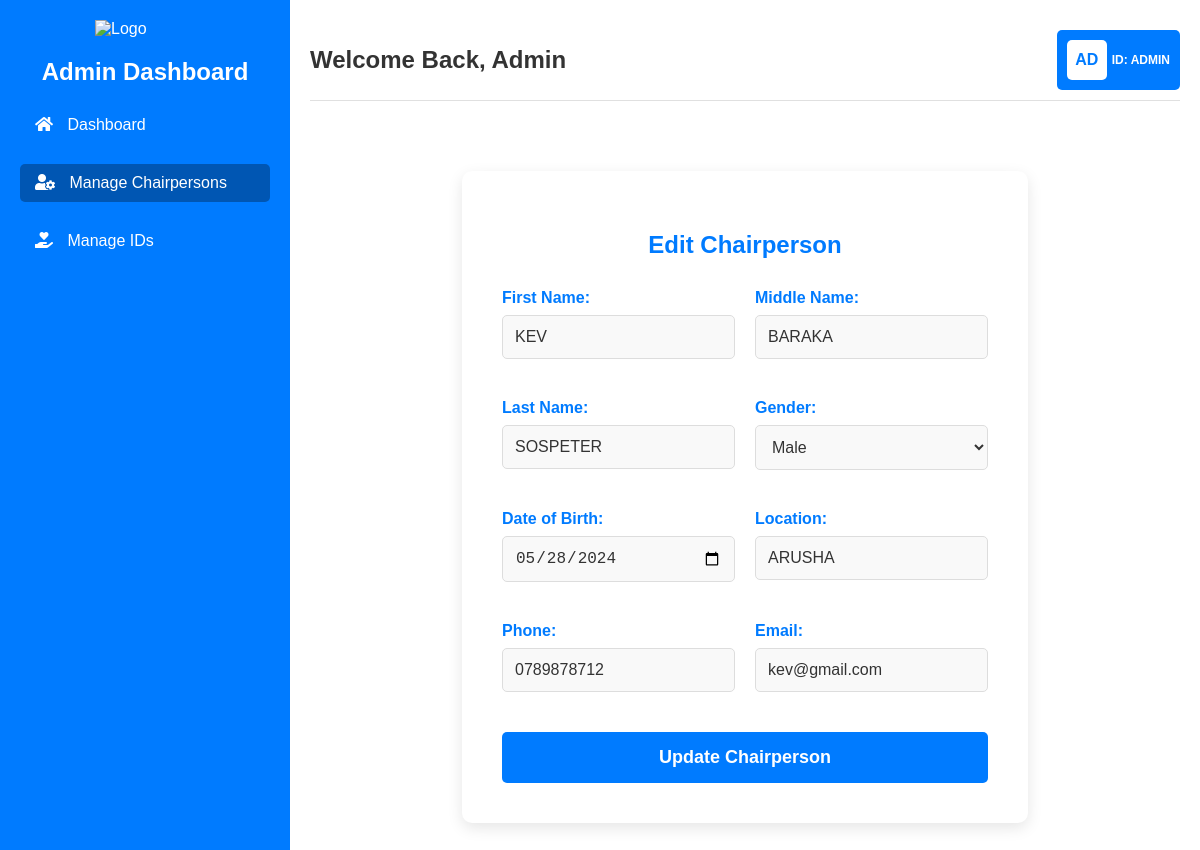
The page /edit-chairperson.php?idkey=ARU01 on the database its author committed.
### tables this page shows
CREATE TABLE `chairperson` (
  `chairperson_id` int(11) NOT NULL,
  `fname` varchar(45) NOT NULL,
  `mname` varchar(45) NOT NULL,
  `lname` varchar(45) NOT NULL,
  `gender` enum('male','female') NOT NULL,
  `dob` date NOT NULL,
  `location` varchar(45) NOT NULL,
  `phone` varchar(45) NOT NULL,
  `email` varchar(45) NOT NULL,
  `password` varchar(45) NOT NULL,
  `idkey` varchar(45) NOT NULL
);

### edit-chairperson.php (the view, shortened to what this page needs)
<?php
$conn = mysqli_connect("localhost", "root", "", "dmess");
if (isset($_GET['idkey'])) {
    $idkey = $_GET['idkey'];
    $chairpersonQuery = "SELECT * FROM chairperson WHERE idkey = '$idkey'";
    $chairpersonResult = mysqli_query($conn, $chairpersonQuery);
    $chairperson = mysqli_fetch_assoc($chairpersonResult);
}
?>
<!DOCTYPE html>
<html lang="en">
<head>
    <link rel="stylesheet" href="css/dashboard.css">
    <link rel="stylesheet" href="css/edit-chairperson.css">
    <link rel="stylesheet" href="https://cdnjs.cloudflare.com/ajax/libs/font-awesome/5.15.3/css/all.min.css">
</head>
<body>
</head>
<body>
<div class="container">
    <div class="sidebar">
        <div class="logo">
            <img src="pictures/wheelchair.png" alt="Logo">
        </div>
        <h2>Admin Dashboard</h2>
        <ul>
            <li><a href="admin.php"><i class="fas fa-home"></i> Dashboard</a></li>
            <li><a href="manage-chairperson.php" class="active"><i class="fas fa-user-cog"></i> Manage Chairpersons</a></li>
            <li><a href="manage-idkeys.php"><i class="fas fa-hand-holding-heart"></i> Manage IDs</a></li>
        </ul>
    </div>
    <div class="content">
        <div class="top-header">
            <div class="welcome-message">
                <h1>Welcome Back, <strong>Admin</strong></h1>
            </div>
            <div class="profile">
                <div class="profile-rectangle">
                    <div class="profile-initials">
                        AD
                    </div>
                    <div class="profile-info">
                        <p>ID: ADMIN</span></p>
                    </div>
                </div>
            </div>
        </div>
        <div class="form-container">
            <h2>Edit Chairperson</h2>
            <form action="edit-chairperson.php" method="post">
                <div class="form-grid">
                    <div class="form-group">
                        <label for="fname">First Name:</label>
                        <input type="text" id="fname" name="fname" value="<?php echo htmlspecialchars($chairperson['fname']); ?>" required>
                    </div>
                    <div class="form-group">
                        <label for="mname">Middle Name:</label>
                        <input type="text" id="mname" name="mname" value="<?php echo htmlspecialchars($chairperson['mname']); ?>" required>
                    </div>
                    <div class="form-group">
                        <label for="lname">Last Name:</label>
                        <input type="text" id="lname" name="lname" value="<?php echo htmlspecialchars($chairperson['lname']); ?>" required>
                    </div>
                    <div class="form-group">
                        <label for="gender">Gender:</label>
                        <select id="gender" name="gender" required>
                            <option value="male" <?php echo $chairperson['gender'] == 'male' ? 'selected' : ''; ?>>Male</option>
                        </select>
                    </div>
                    <div class="form-group">
                        <label for="dob">Date of Birth:</label>
                        <input type="date" id="dob" name="dob" value="<?php echo htmlspecialchars($chairperson['dob']); ?>" required>
                    </div>
                    <div class="form-group">
                        <label for="location">Location:</label>
                        <input type="text" id="location" name="location" value="<?php echo htmlspecialchars($chairperson['location']); ?>" required>
                    </div>
                    <div class="form-group">
                        <label for="phone">Phone:</label>
                        <input type="text" id="phone" name="phone" value="<?php echo htmlspecialchars($chairperson['phone']); ?>" required>
                    </div>
                    <div class="form-group">
                        <label for="email">Email:</label>
                        <input type="email" id="email" name="email" value="<?php echo htmlspecialchars($chairperson['email']); ?>" required>
                    </div>
                </div>
                <button type="submit" name="update" class="btn">Update Chairperson</button>
            </form>
        </div>
    </div>
</div>
</body>
</html>

### dashboard.css (style rules this page uses)
body { font-family: 'Arial', sans-serif; background-color: #f4f4f4; margin: 0; padding: 0; color: #333; display: flex; flex-direction: column; height: 100vh; }
.container { display: flex; flex: 1; }
.sidebar { width: 250px; background-color: #007bff; color: #fff; padding: 20px; box-shadow: 2px 0 5px rgba(0, 0, 0, 0.1); flex-shrink: 0; transition: transform 0.3s ease-in-out; }
.sidebar .logo img { width: 100px; margin: 0 auto 10px; display: block; }
.sidebar h2 { text-align: center; margin-bottom: 20px; }
.sidebar ul { list-style: none; padding: 0; }
.sidebar ul li { margin-bottom: 20px; }
.sidebar ul li a { color: #fff; text-decoration: none; display: block; padding: 10px 15px; border-radius: 5px; transition: background-color 0.3s; }
.sidebar ul li a.active, .sidebar ul li a:hover { background-color: #0056b3; }
.sidebar ul li a i { margin-right: 10px; }
.content { flex: 1; padding: 20px; background-color: #fff; display: flex; flex-direction: column; }
.top-header { display: flex; align-items: center; justify-content: space-between; margin-bottom: 20px; padding: 10px 0; border-bottom: 1px solid #e0e0e0; }
.welcome-message { display: flex; align-items: center; }
.welcome-message h1 { margin: 0; font-size: 24px; }
.profile { display: flex; align-items: center; }
.profile-rectangle { display: flex; align-items: center; padding: 5px 10px; background-color: #007bff; color: #fff; border-radius: 5px; height: 50px; }
.profile-initials { width: 40px; height: 40px; background-color: #fff; color: #007bff; display: flex; align-items: center; justify-content: center; font-size: 16px; font-weight: bold; border-radius: 5px; margin-right: 5px; }
.profile-info { display: flex; flex-direction: column; justify-content: center; }
.profile-info p { margin: 0; font-weight: bold; text-align: left; font-size: 12px; }

### edit-chairperson.css (style rules this page uses)
.form-container { max-width: 900px; margin: 50px auto; padding: 40px; background: #fff; border-radius: 10px; box-shadow: 0 5px 15px rgba(0, 0, 0, 0.1); }
.form-container h2 { text-align: center; margin-bottom: 30px; color: #007bff; font-size: 24px; font-weight: 700; }
.form-group { display: flex; flex-direction: column; margin-bottom: 20px; }
.form-group label { margin-bottom: 8px; font-weight: 600; color: #007bff; }
.form-group input, .form-group select { padding: 12px; border: 1px solid #ddd; border-radius: 5px; font-size: 16px; color: #333; background-color: #f9f9f9; transition: border-color 0.3s; }
.form-grid { display: grid; grid-template-columns: repeat(2, 1fr); gap: 20px; }
.btn { display: block; width: 100%; padding: 15px; border: none; border-radius: 5px; background-color: #007bff; color: #fff; font-size: 18px; font-weight: 700; text-align: center; cursor: pointer; transition: background-color 0.3s; margin-top: 20px; }

### rows shown on the page
chairperson: fname "KEV", mname "BARAKA", lname "SOSPETER", gender "Male", dob "05/28/2024", location "ARUSHA", phone "0789878712", email "kev@gmail.com"
